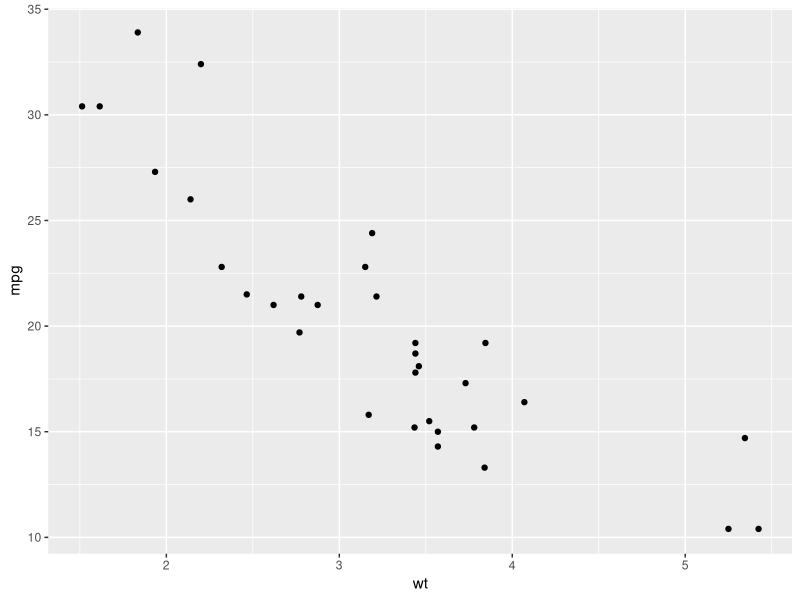
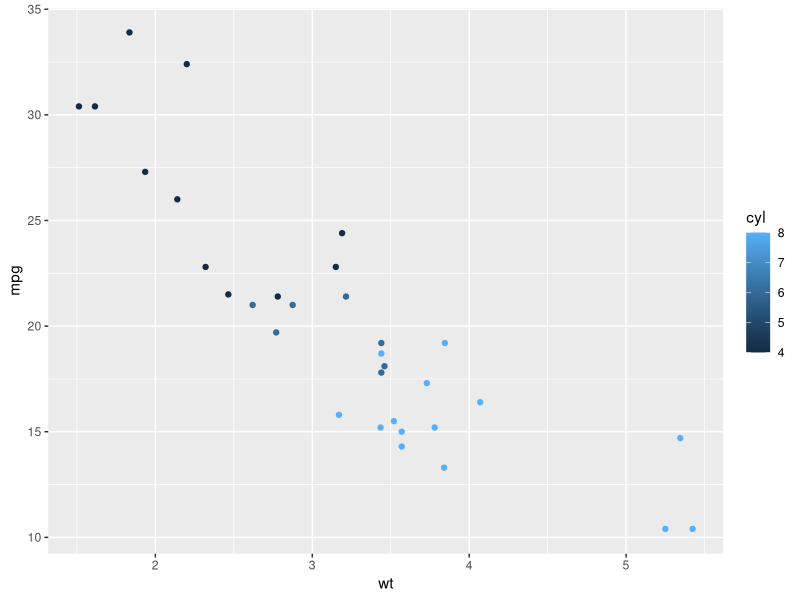
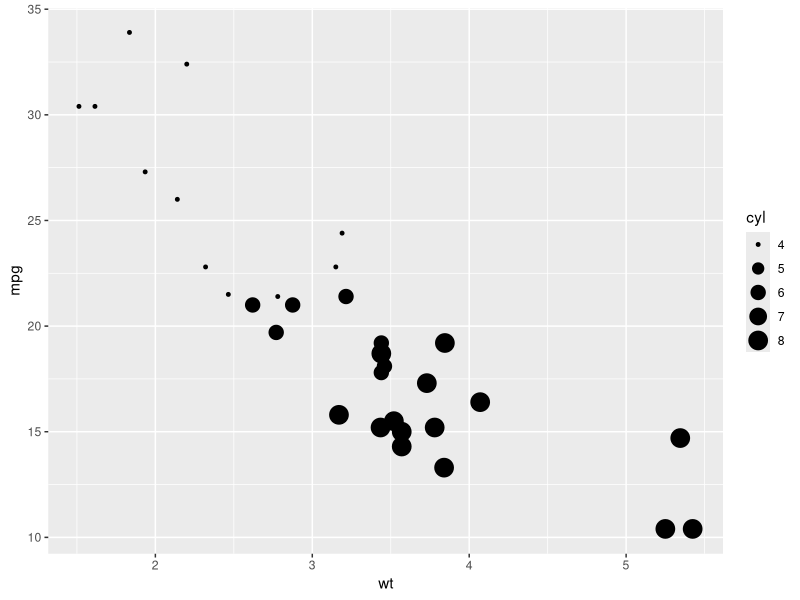
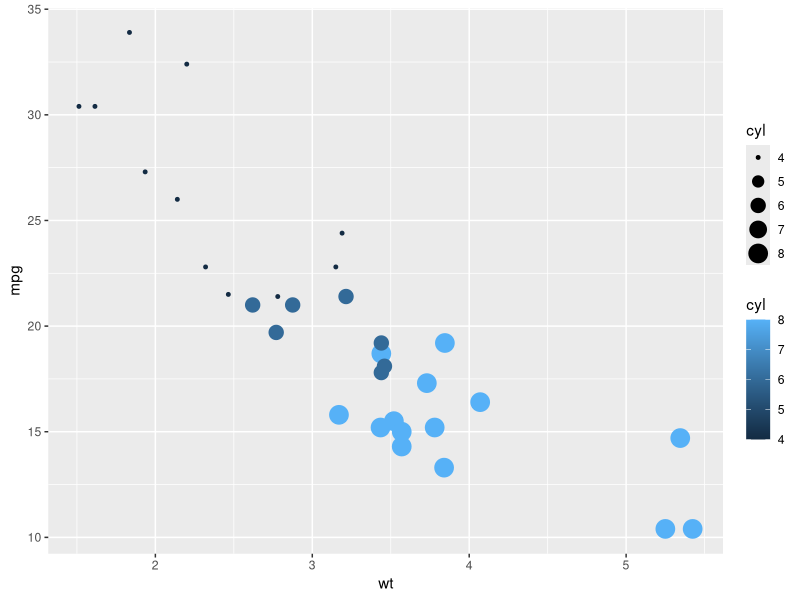
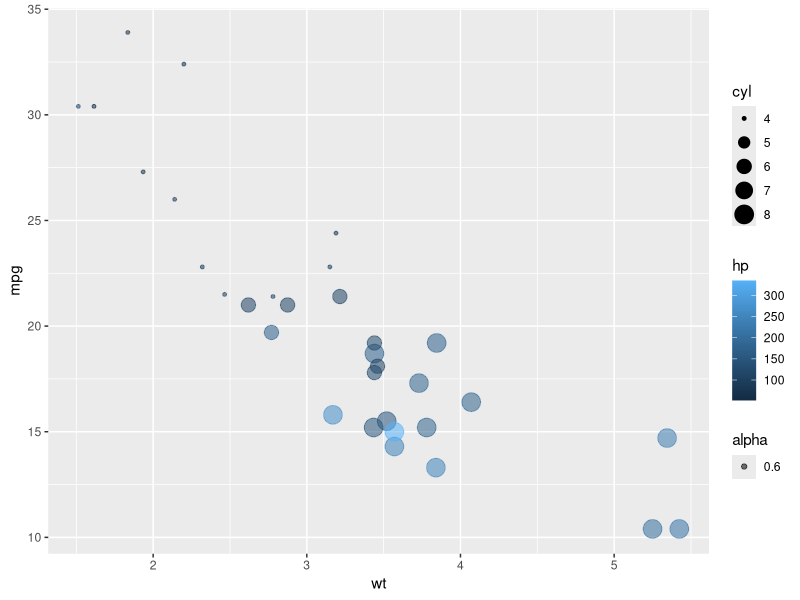
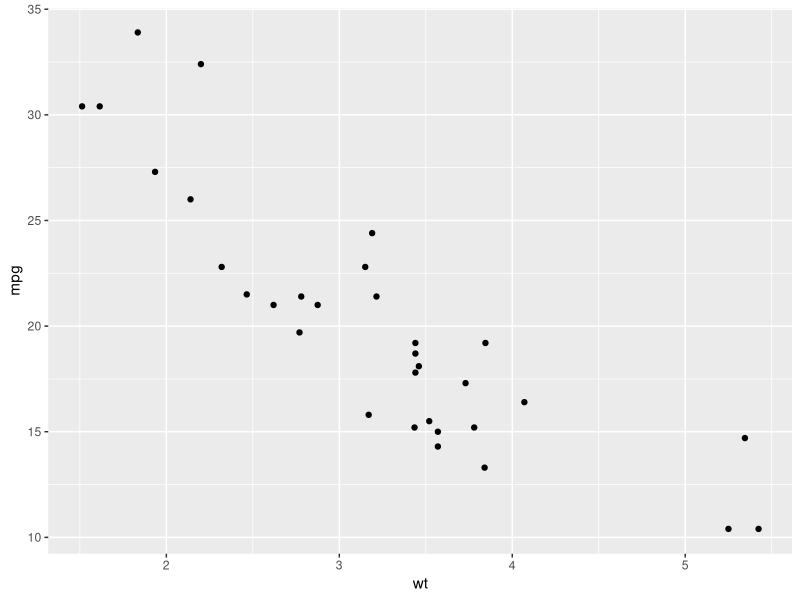
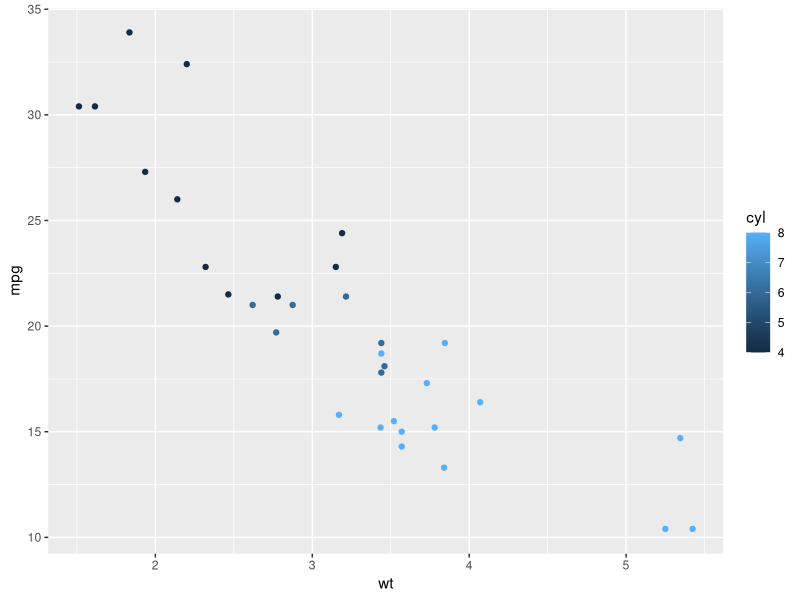
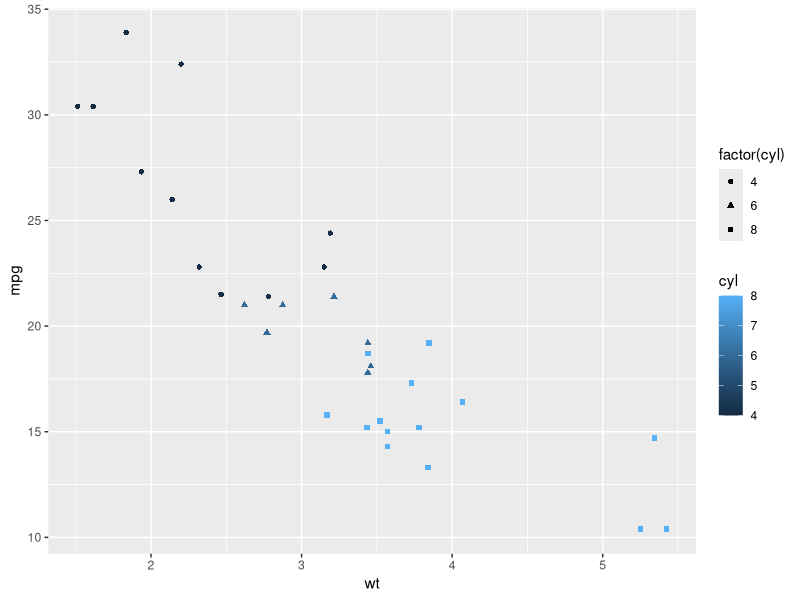

Write the R code that produced these figures, in order. (Note: this script raises an error after producing the figures.)
library('ggplot2')
df <- mtcars
#
qplot(wt,mpg,data=df)
#
qplot(wt,mpg,data=df,color=cyl)
#
qplot(wt,mpg,data=df,size=cyl)
#
qplot(wt,mpg,data=df,size=cyl,color=cyl)
#
qplot(wt,mpg,data=df,size=cyl,color=hp,alpha=0.6)
#
pl <- ggplot(data = df,aes(x=wt,y=mpg))
pl+ geom_point()
#
pl <- ggplot(data = df,aes(x=wt,y=mpg))
pl+ geom_point(aes(color=cyl))
#
pl <- ggplot(data = df,aes(x=wt,y=mpg))
pl+ geom_point(aes(shape=factor(cyl),color=cyl))


data <- data.frame(mtcars)
data
# Plot
data %>%
  ggplot( aes(x=vs, y=mpg, fill=vs)) +
  geom_boxplot() +
  scale_fill_viridis(discrete = TRUE, alpha=0.6) +
  geom_jitter(color="black", size=0.4, alpha=0.9) +
  theme_ipsum() +
  theme(
    legend.position="none",
    plot.title = element_text(size=11)
  ) +
  ggtitle("A boxplot with jitter") +
  xlab("")